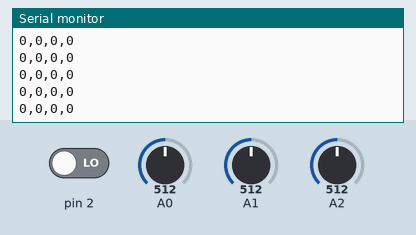
This sketch was run on a simulated Arduino Uno, built with avr-gcc and run on an emulated ATmega328P. Shown: the last lines printed to the serial monitor. The test bench sets the inputs (shaded band); at power-on: A1 = 512, A2 = 512, pin 2 LOW, A0 = 512.

Above: at 5.7 s.
5.8 s: A1 set to 521
At 6.4 s:
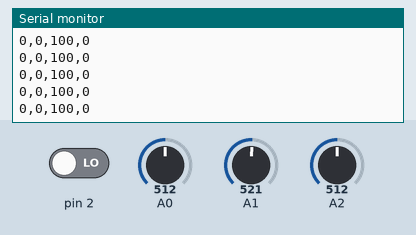
8.8 s: A2 set to 521
At 9.3 s:
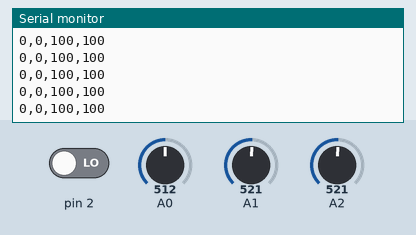
Timing chart, 0 to 11.8 s (numbered marks = the images above; inputs shaded):
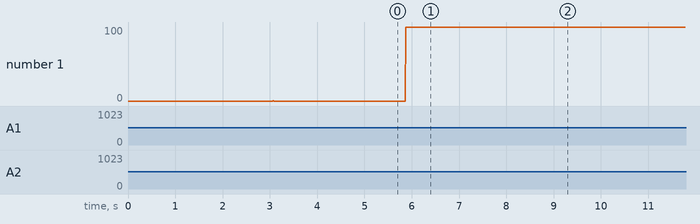

The sketch:

final_prototype_analog_feet.ino
```cpp
int footA = analogRead(A0);
int footB = analogRead(A1);
int Board = analogRead(A2);


int net = digitalRead(2);

int FAmax = -1;
int FAmin = 3000;

int FBmax = -1;
int FBmin = 3000;

int Boardmin = 3000;
int Boardmax = -1;

int FAnum;
int FBnum;
int Boardnum;

void setup() {
  Serial.begin(9600);
  //basket digital
  pinMode(2, INPUT);
}

void loop() {
  footA = analogRead(A0);
  footB = analogRead(A1);

  Board = analogRead(A2);

  net = digitalRead(2);

  if (millis() > 3000) {

    ////feet=================================
    if (footA < FAmin) {
      FAmin = footA;
    }else if (footA > FAmax) {
      FAmax = footA;
    }
    if (footB < FBmin) {
      FBmin = footB;
    }else if (footB > FBmax) {
      FBmax = footB;
    }

    ////backboard=============================
    if (Board < Boardmin) {
      Boardmin = Board;
    }
    if (Board > Boardmax) {
      Boardmax = Board;
    }

    FAnum = map(footA, FAmin, FAmax, 1, 100);
    FBnum = map(footB, FBmin, FBmax, 1, 100);
    Boardnum = map(Board, Boardmin, Boardmax, 1, 100);
  }


//  Serial.print(FAmin);
//  Serial.print(",");
//  Serial.print(FAmax);


  ////raw values==================================
  //  Serial.print(net);
  //  Serial.print(",");
  //  Serial.print(footA);
  //  Serial.print(",");
  //  Serial.print(footB);
  //  Serial.print(",");
  //  Serial.print(Board);


  //will be finals=============================
    Serial.print(net);
    Serial.print(",");
    ////feet
    Serial.print(FAnum);
    Serial.print(",");
    Serial.print(FBnum);
    Serial.print(",");
    ////backboard
    Serial.print(Boardnum);


  Serial.println();
  delay(1);
}
```

Measured:
- after the input at 5.8 s, the serial monitor: prints a new line after 0.07 s (image 1)
- after the input at 8.8 s, the serial monitor: prints a new line after 0.07 s (image 2)
- plotted number 1: 0 → 100 after the input at 5.8 s
